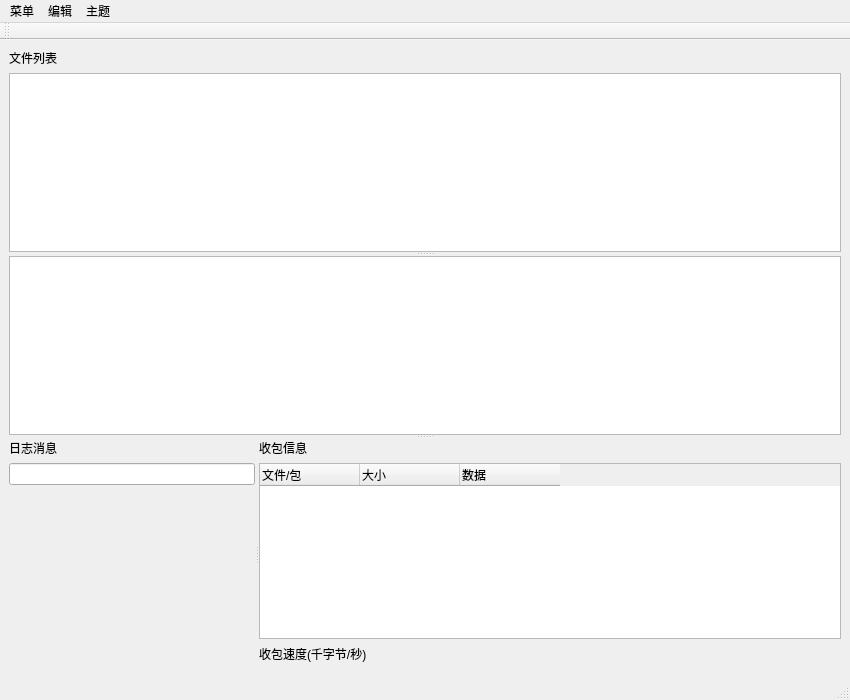
<?xml version="1.0" encoding="UTF-8"?>
<ui version="4.0">
 <class>MainWindow</class>
 <widget class="QMainWindow" name="MainWindow">
  <property name="geometry">
   <rect>
    <x>0</x>
    <y>0</y>
    <width>850</width>
    <height>700</height>
   </rect>
  </property>
  <property name="windowTitle">
   <string>CoLoRagent</string>
  </property>
  <property name="windowIcon">
   <iconset theme=":/icon/color">
    <normaloff>.</normaloff>.</iconset>
  </property>
  <widget class="QWidget" name="centralwidget">
   <layout class="QVBoxLayout" name="verticalLayout">
    <item>
     <widget class="QLabel" name="filelist_label">
      <property name="text">
       <string>文件列表</string>
      </property>
     </widget>
    </item>
    <item>
     <widget class="QSplitter" name="splitter_horizontal">
      <property name="orientation">
       <enum>Qt::Vertical</enum>
      </property>
      <widget class="MyTableView" name="tableView">
       <property name="contextMenuPolicy">
        <enum>Qt::ActionsContextMenu</enum>
       </property>
      </widget>
      <widget class="MyListView" name="listView">
       <property name="contextMenuPolicy">
        <enum>Qt::ActionsContextMenu</enum>
       </property>
      </widget>
      <widget class="QSplitter" name="splitter_vertical">
       <property name="orientation">
        <enum>Qt::Horizontal</enum>
       </property>
       <widget class="QWidget" name="layoutWidget">
        <layout class="QVBoxLayout" name="verticalLayout_1">
         <item>
          <widget class="QLabel" name="log_label">
           <property name="sizePolicy">
            <sizepolicy hsizetype="Preferred" vsizetype="Maximum">
             <horstretch>0</horstretch>
             <verstretch>0</verstretch>
            </sizepolicy>
           </property>
           <property name="text">
            <string>日志消息</string>
           </property>
          </widget>
         </item>
         <item>
          <widget class="QLineEdit" name="searchLog"/>
         </item>
         <item>
          <widget class="LogWidget" name="logWidget" native="true"/>
         </item>
        </layout>
       </widget>
       <widget class="QWidget" name="layoutWidget">
        <layout class="QVBoxLayout" name="verticalLayout_2">
         <item>
          <widget class="QLabel" name="pktReceive_label">
           <property name="text">
            <string>收包信息</string>
           </property>
          </widget>
         </item>
         <item>
          <widget class="QTreeWidget" name="dataPktReceive">
           <property name="sizePolicy">
            <sizepolicy hsizetype="Preferred" vsizetype="Expanding">
             <horstretch>0</horstretch>
             <verstretch>0</verstretch>
            </sizepolicy>
           </property>
           <attribute name="headerStretchLastSection">
            <bool>false</bool>
           </attribute>
           <column>
            <property name="text">
             <string notr="true">文件/包</string>
            </property>
           </column>
           <column>
            <property name="text">
             <string>大小</string>
            </property>
           </column>
           <column>
            <property name="text">
             <string>数据</string>
            </property>
           </column>
          </widget>
         </item>
         <item>
          <widget class="QLabel" name="speed_label">
           <property name="text">
            <string>收包速度(千字节/秒)</string>
           </property>
          </widget>
         </item>
         <item>
          <widget class="PlotWidget" name="speedGraph" native="true"/>
         </item>
        </layout>
       </widget>
      </widget>
     </widget>
    </item>
   </layout>
  </widget>
  <widget class="QMenuBar" name="menubar">
   <property name="geometry">
    <rect>
     <x>0</x>
     <y>0</y>
     <width>850</width>
     <height>18</height>
    </rect>
   </property>
   <widget class="QMenu" name="menu">
    <property name="title">
     <string>菜单</string>
    </property>
    <addaction name="action_import"/>
    <addaction name="action_swi"/>
    <addaction name="action_reset"/>
    <addaction name="action_hub"/>
    <addaction name="action_video"/>
    <addaction name="action_cmdline"/>
   </widget>
   <widget class="QMenu" name="menu_2">
    <property name="title">
     <string>编辑</string>
    </property>
    <addaction name="action_add"/>
    <addaction name="action_reg"/>
    <addaction name="action_advancedreg"/>
    <addaction name="action_undoReg"/>
    <addaction name="action_dow"/>
    <addaction name="action_del"/>
    <addaction name="action_openDir"/>
   </widget>
   <widget class="QMenu" name="menu_3">
    <property name="title">
     <string>主题</string>
    </property>
    <addaction name="actionWindows"/>
    <addaction name="actionwindowsvista"/>
    <addaction name="actionFusion"/>
    <addaction name="actionQdarkstyle"/>
   </widget>
   <addaction name="menu"/>
   <addaction name="menu_2"/>
   <addaction name="menu_3"/>
  </widget>
  <widget class="QStatusBar" name="statusbar"/>
  <widget class="QToolBar" name="toolBar">
   <property name="minimumSize">
    <size>
     <width>16</width>
     <height>16</height>
    </size>
   </property>
   <property name="windowTitle">
    <string>toolBar</string>
   </property>
   <attribute name="toolBarArea">
    <enum>TopToolBarArea</enum>
   </attribute>
   <attribute name="toolBarBreak">
    <bool>false</bool>
   </attribute>
  </widget>
  <action name="action_reg">
   <property name="text">
    <string>通告</string>
   </property>
  </action>
  <action name="action_undoReg">
   <property name="text">
    <string>取消通告</string>
   </property>
  </action>
  <action name="action_dow">
   <property name="text">
    <string>下载或获取</string>
   </property>
   <property name="toolTip">
    <string>下载或获取</string>
   </property>
  </action>
  <action name="action_del">
   <property name="text">
    <string>删除</string>
   </property>
  </action>
  <action name="action_hub">
   <property name="text">
    <string>仓库目录</string>
   </property>
  </action>
  <action name="action_add">
   <property name="text">
    <string>添加</string>
   </property>
  </action>
  <action name="action_import">
   <property name="text">
    <string>导入数据</string>
   </property>
  </action>
  <action name="action_openDir">
   <property name="text">
    <string>打开文件夹</string>
   </property>
  </action>
  <action name="action_swi">
   <property name="text">
    <string>切换视图</string>
   </property>
  </action>
  <action name="action_reset">
   <property name="text">
    <string>还原视图</string>
   </property>
  </action>
  <action name="actionWindows">
   <property name="text">
    <string>Windows</string>
   </property>
  </action>
  <action name="actionFusion">
   <property name="text">
    <string>Fusion</string>
   </property>
  </action>
  <action name="actionQdarkstyle">
   <property name="text">
    <string>Qdarkstyle</string>
   </property>
  </action>
  <action name="actionwindowsvista">
   <property name="text">
    <string>WindowsVista</string>
   </property>
  </action>
  <action name="action_advancedreg">
   <property name="text">
    <string>高级通告</string>
   </property>
  </action>
  <action name="action_video">
   <property name="text">
    <string>视频通信</string>
   </property>
  </action>
  <action name="action_cmdline">
   <property name="text">
    <string>命令行（仅测试）</string>
   </property>
  </action>
 </widget>
 <customwidgets>
  <customwidget>
   <class>MyTableView</class>
   <extends>QTableView</extends>
   <header>ServiceTable</header>
  </customwidget>
  <customwidget>
   <class>MyListView</class>
   <extends>QListView</extends>
   <header>ServiceList</header>
  </customwidget>
  <customwidget>
   <class>PlotWidget</class>
   <extends>QWidget</extends>
   <header>pyqtgraph</header>
   <container>1</container>
  </customwidget>
  <customwidget>
   <class>LogWidget</class>
   <extends>QWidget</extends>
   <header location="global">LogWidget</header>
   <container>1</container>
  </customwidget>
 </customwidgets>
 <resources>
  <include location="../../../asset/resource.qrc"/>
 </resources>
 <connections/>
</ui>
